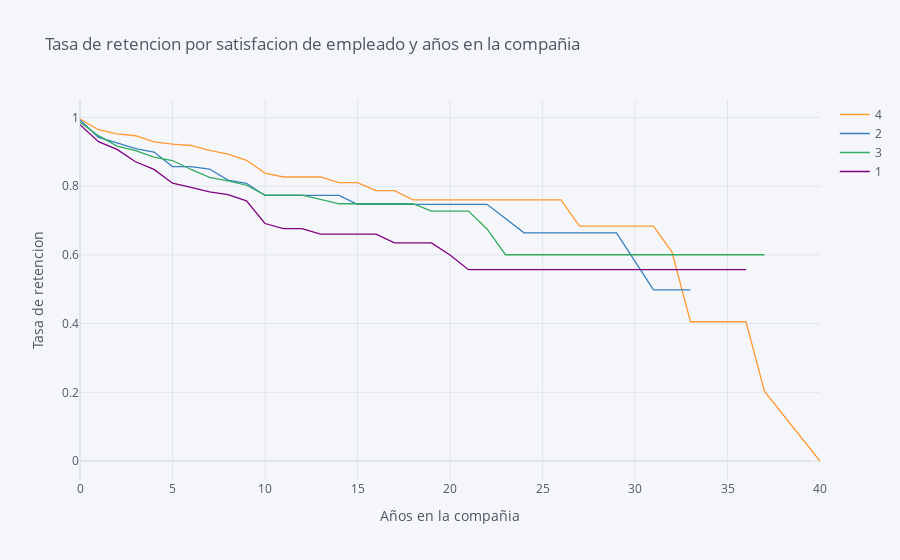

The notebook cell saved with this chart:
### Markdown cell above
## 6. Let's find out how job satisfaction affects retention rates. Generate and plot survival curves for each level of job satisfaction by number of years at the company.

### Code cell
tasa_retencion=survival(data,'JobSatisfaction','YearsAtCompany','Attrition')
tasa_retencion.iplot(kind='line',xTitle='Años en la compañia', yTitle='Tasa de retencion',title='Tasa de retencion por satisfacion de empleado y años en la compañia')

### Figure 1 — Plotly figure (JSON) as saved in the notebook; plotly's stock layout.template omitted (floating-point values rounded to 4 significant figures)
{"data": [{"line": {"color": "rgba(255, 153, 51, 1.0)", "dash": "solid", "shape": "linear", "width": 1.3}, "mode": "lines", "name": "4", "text": "", "type": "scatter", "x": [0, 1, 2, 3, 4, 5, 6, 7, 8, 9, 10, 11, 12, 13, 14, 15, 16, 17, 18, 19, 20, 21, 22, 23, 24, 25, 26, 27, 29, 30, 31, 32, 33, 34, 36, 37, 40], "y": [0.9956, 0.9645, 0.9523, 0.9469, 0.929, 0.9226, 0.9185, 0.9043, 0.8933, 0.8754, 0.838, 0.8268, 0.8268, 0.8268, 0.8103, 0.8103, 0.7872, 0.7872, 0.76, 0.76, 0.76, 0.76, 0.76, 0.76, 0.76, 0.76, 0.76, 0.684, 0.684, 0.684, 0.684, 0.608, 0.4053, 0.4053, 0.4053, 0.2027, 0]}, {"line": {"color": "rgba(55, 128, 191, 1.0)", "dash": "solid", "shape": "linear", "width": 1.3}, "mode": "lines", "name": "2", "text": "", "type": "scatter", "x": [0, 1, 2, 3, 4, 5, 6, 7, 8, 9, 10, 11, 12, 13, 14, 15, 16, 17, 18, 19, 20, 21, 22, 23, 24, 25, 26, 27, 29, 30, 31, 32, 33, 34, 36, 37, 40], "y": [0.9929, 0.9423, 0.9263, 0.9091, 0.8996, 0.8573, 0.8573, 0.85, 0.8179, 0.8083, 0.7731, 0.7731, 0.7731, 0.7731, 0.7731, 0.7474, 0.7474, 0.7474, 0.7474, 0.7474, 0.7474, 0.7474, 0.7474, 0.7059, 0.6643, 0.6643, 0.6643, 0.6643, 0.6643, 0.5813, 0.4983, 0.4983, 0.4983, "", "", "", ""]}, {"line": {"color": "rgba(50, 171, 96, 1.0)", "dash": "solid", "shape": "linear", "width": 1.3}, "mode": "lines", "name": "3", "text": "", "type": "scatter", "x": [0, 1, 2, 3, 4, 5, 6, 7, 8, 9, 10, 11, 12, 13, 14, 15, 16, 17, 18, 19, 20, 21, 22, 23, 24, 25, 26, 27, 29, 30, 31, 32, 33, 34, 36, 37, 40], "y": [0.9864, 0.9471, 0.917, 0.9033, 0.8849, 0.8748, 0.8487, 0.8259, 0.8157, 0.8028, 0.7739, 0.7739, 0.7739, 0.7618, 0.7489, 0.7489, 0.7489, 0.7489, 0.7489, 0.7275, 0.7275, 0.7275, 0.6755, 0.6005, 0.6005, 0.6005, 0.6005, 0.6005, 0.6005, 0.6005, 0.6005, 0.6005, 0.6005, 0.6005, 0.6005, 0.6005, ""]}, {"line": {"color": "rgba(128, 0, 128, 1.0)", "dash": "solid", "shape": "linear", "width": 1.3}, "mode": "lines", "name": "1", "text": "", "type": "scatter", "x": [0, 1, 2, 3, 4, 5, 6, 7, 8, 9, 10, 11, 12, 13, 14, 15, 16, 17, 18, 19, 20, 21, 22, 23, 24, 25, 26, 27, 29, 30, 31, 32, 33, 34, 36, 37, 40], "y": [0.9792, 0.9297, 0.9071, 0.8711, 0.8489, 0.8087, 0.7965, 0.7833, 0.7752, 0.7572, 0.6913, 0.6766, 0.6766, 0.6605, 0.6605, 0.6605, 0.6605, 0.6351, 0.6351, 0.6351, 0.5998, 0.557, 0.557, 0.557, 0.557, 0.557, 0.557, 0.557, 0.557, 0.557, 0.557, 0.557, 0.557, 0.557, 0.557, "", ""]}], "layout": {"legend": {"bgcolor": "#F5F6F9", "font": {"color": "#4D5663"}}, "paper_bgcolor": "#F5F6F9", "plot_bgcolor": "#F5F6F9", "title": {"font": {"color": "#4D5663"}, "text": "Tasa de retencion por satisfacion de empleado y años en la compañia"}, "xaxis": {"gridcolor": "#E1E5ED", "showgrid": true, "tickfont": {"color": "#4D5663"}, "title": {"font": {"color": "#4D5663"}, "text": "Años en la compañia"}, "zerolinecolor": "#E1E5ED"}, "yaxis": {"gridcolor": "#E1E5ED", "showgrid": true, "tickfont": {"color": "#4D5663"}, "title": {"font": {"color": "#4D5663"}, "text": "Tasa de retencion"}, "zerolinecolor": "#E1E5ED"}}}
